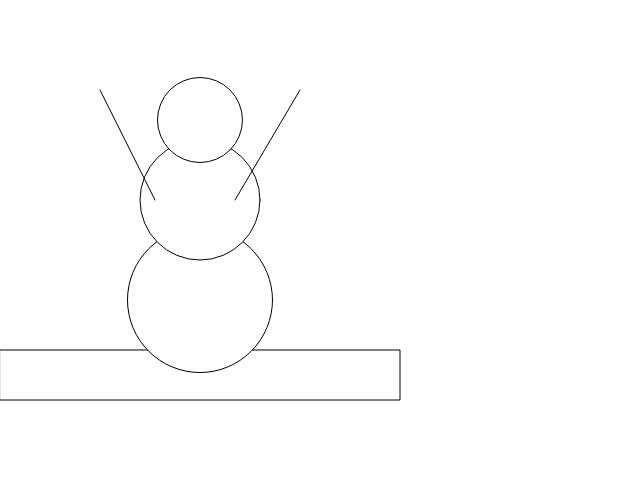
Frame 1 (no input)
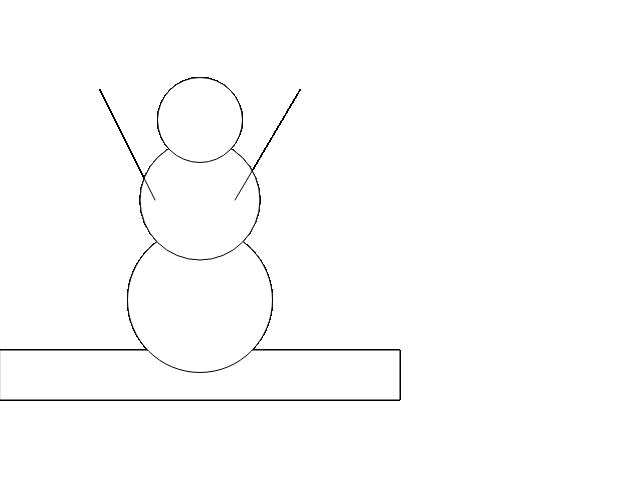
Frame 60 (no input)
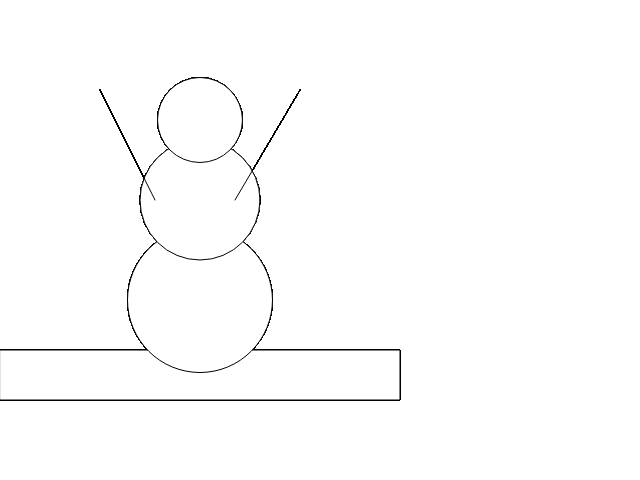
Frame 120 (the mouse pressed at the canvas centre since frame 60)

The p5.js sketch that drew these frames (run headless with seeded random() and noise() and a simulated clock; from frame 60 on, the mouse is pressed at the canvas centre):

// p5.js sketch
// ── sketch.js
function setup() {
    createCanvas(640,480);
}

function draw() {
rect (0,350,400,50);

ellipse(200,300,145,145);
ellipse(200,200,120,120);
ellipse(200,120,85,85);

line(155,200,100,90);
line(235,200,300,90);
}
